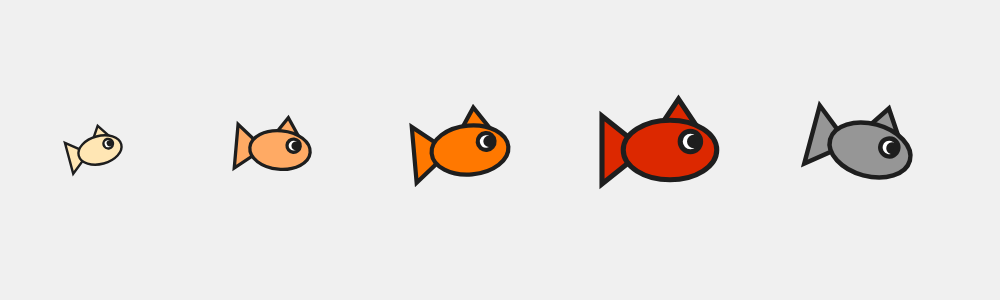
Frame 1 (no input)
Frame 60 (no input): identical to frame 1, image omitted
Frame 120 (the mouse pressed at the canvas centre since frame 60): identical to frame 1, image omitted

The p5.js sketch that drew this single still picture (run headless with seeded random() and noise() and a simulated clock; from frame 60 on, the mouse is pressed at the canvas centre):

// p5.js sketch
// ── sketch.js
function setup() {
  createCanvas(1000, 300);
  // Medir giros en grados (0 a 360) como indica el documento
  angleMode(DEGREES); 
}

function draw() {
  background(240); 
  // ETAPA 1: Pez Bebé 
  push();
  translate(100, 150); // Posicionamiento
  rotate(-15);         // Inclinación
  scale(0.8);          // Tamaño
  drawPez(255, 230, 180); 
  pop();               // Aislar el estado gráfico

  // ETAPA 2: Pez Niño 
  push();
  translate(280, 150);
  rotate(5);
  scale(1.1);
  drawPez(255, 170, 100); // Color naranja suave
  pop();
 
  // ETAPA 3: Pez Adolescente 
  push();
  translate(470, 150);
  rotate(-5);
  scale(1.4);
  drawPez(255, 120, 0); // Color naranja vibrante
  pop();

  // ETAPA 4: Pez Adulto 
  push();
  translate(670, 150);
  rotate(0);
  scale(1.7);
  drawPez(220, 40, 0); // Color rojo/naranja fuerte
  pop();

  // ETAPA 5: Pez Anciano 
  push();
  translate(870, 150);
  rotate(15); // Postura caída por la edad
  scale(1.5);
  drawPez(150, 150, 150); // Cambio de atributo: Color grisáceo por vejez
  pop();
}

function drawPez(r, g, b) {
  stroke(30);
  strokeWeight(3);

  // Se aplica el color recibido por parámetro para el atributo de vida
  fill(r, g, b); 
  
  // 1. Cola del pez
  triangle(-15, 0, -40, -20, -40, 20);
  
  // 2. Aleta superior
  triangle(-5, -15, 5, -30, 15, -15);
  
  // 3. Cuerpo del pez
  ellipse(0, 0, 55, 35); 

  // 4. Ojo 
  fill(255);
  ellipse(12, -5, 12, 12); // Cristalino del ojo
  fill(30);
  ellipse(14, -5, 5, 5);   // Pupila
}
